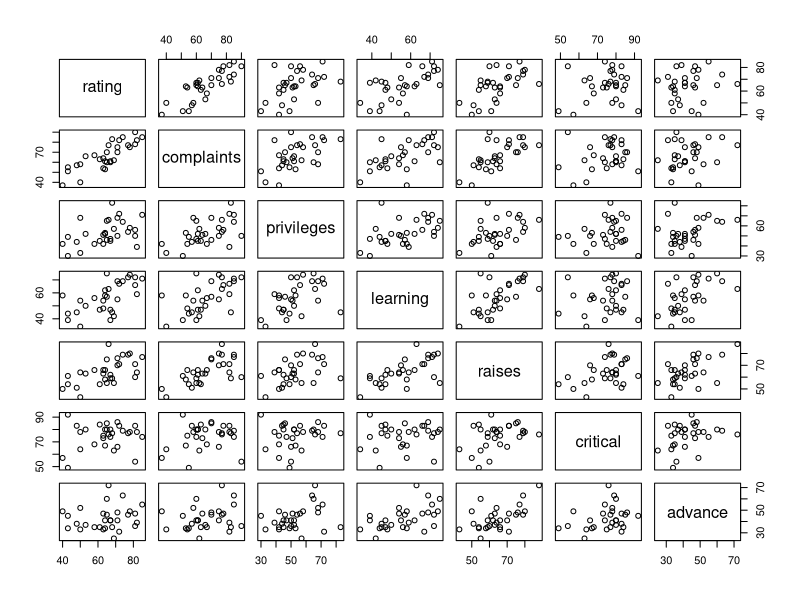
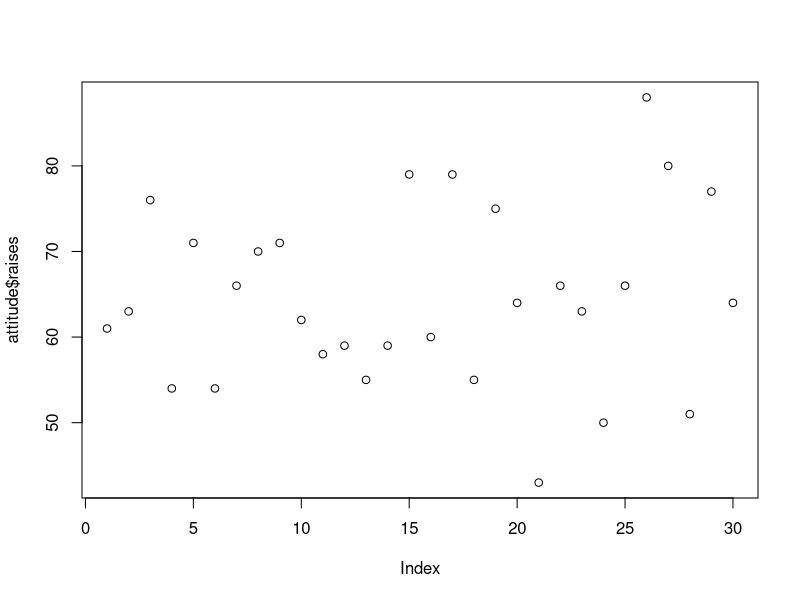
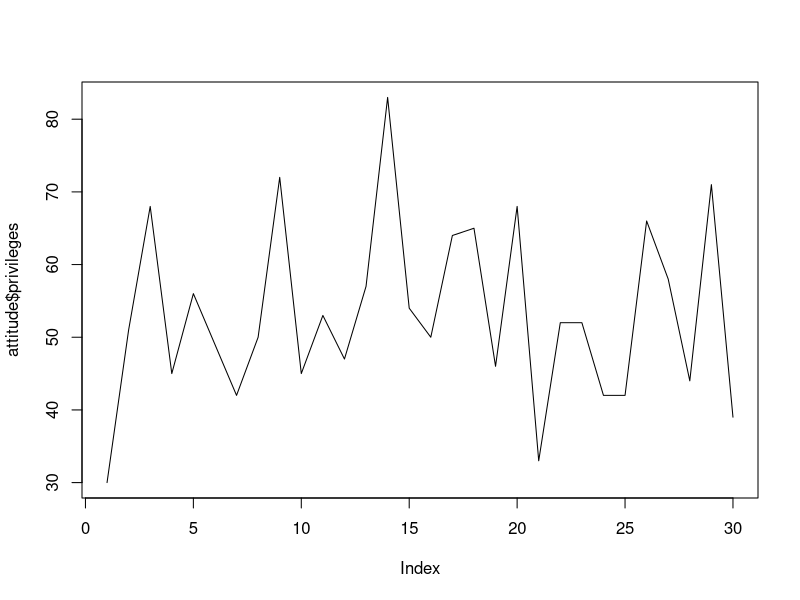
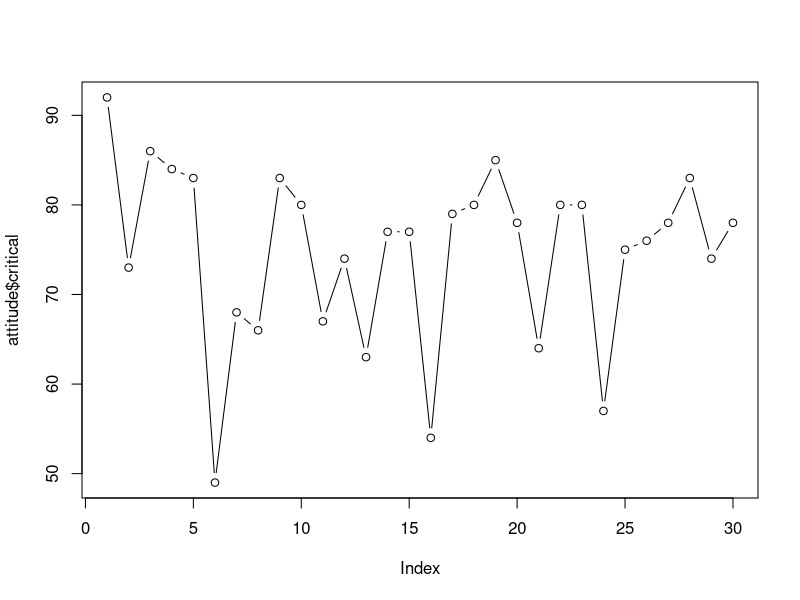
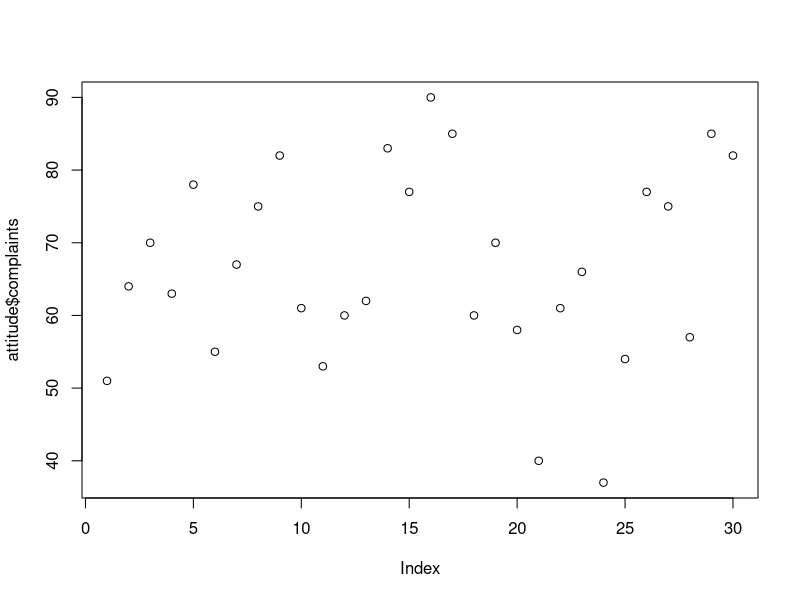
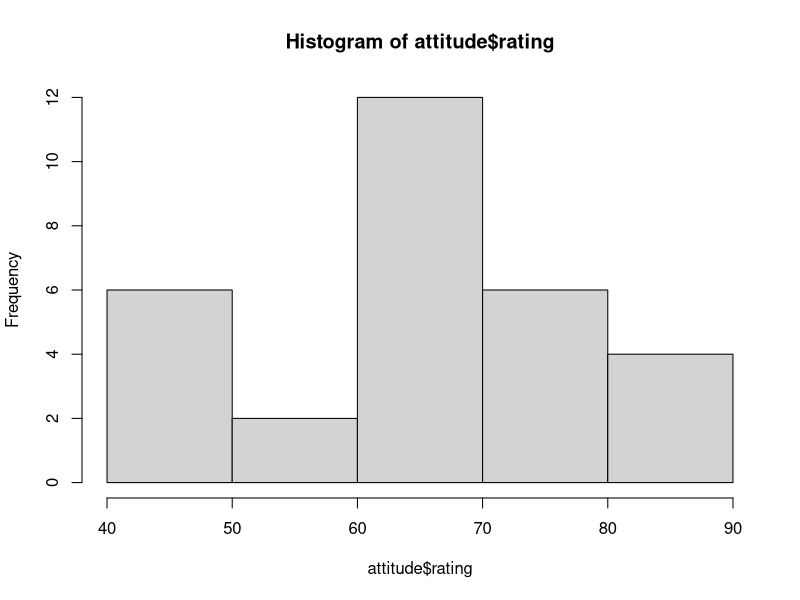
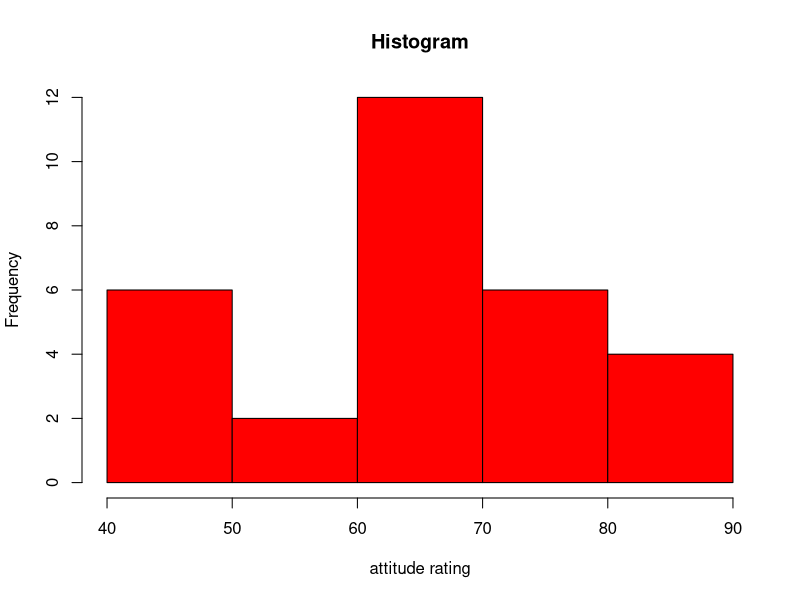
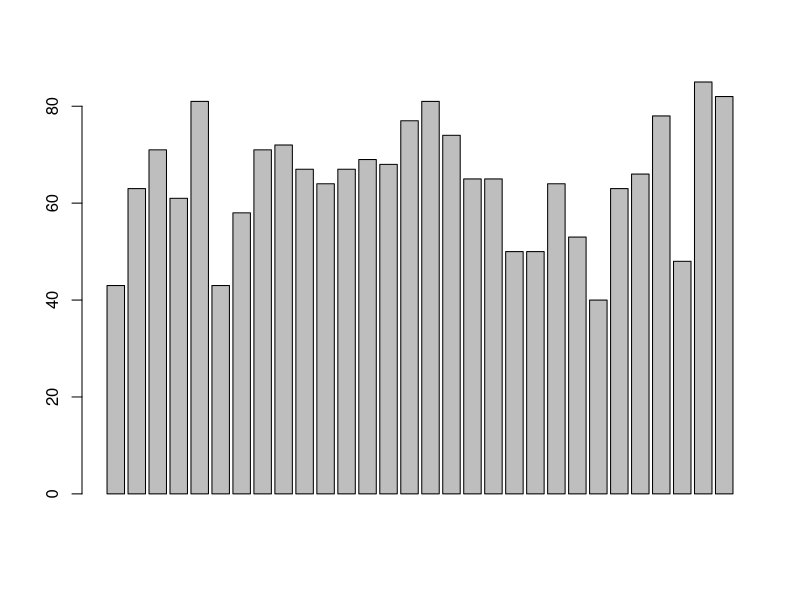

Write R code to recreate these figures, in order.

attitude<-datasets::attitude

### Select ROW from data set ###

attitude[1,]
attitude[c(1,2),]

### Select Coloum data set ###

attitude[ ,2]
attitude[ ,c(2,3)]

### Select value from data set ###

attitude[1,1]
attitude[3,c(1,3)]

### Top 10 or last 10 Rows  ###

head(attitude,10)
tail(attitude,10)

attitude$rating

### summary of the data ###

summary(attitude)
summary(attitude$complaints)

### Graphical Representation of data ###

plot(attitude)
plot(attitude$raises)
plot(attitude$privileges,type = 'l')
plot(attitude$critical,type = 'b')
plot(attitude$complaints,type = 'p')

hist(attitude$rating)
hist(attitude$rating,ylab='Frequency',xlab = 'attitude rating',col = 'red',main = 'Histogram')

barplot(attitude$rating)    
barplot(attitude$rating,attitude$complaints,col = 'blue')

boxplot(attitude$rating,main='BOX PLOT',col = 'red',xlab='Frequency',ylab='attitude ratting')
boxplot(attitude)
